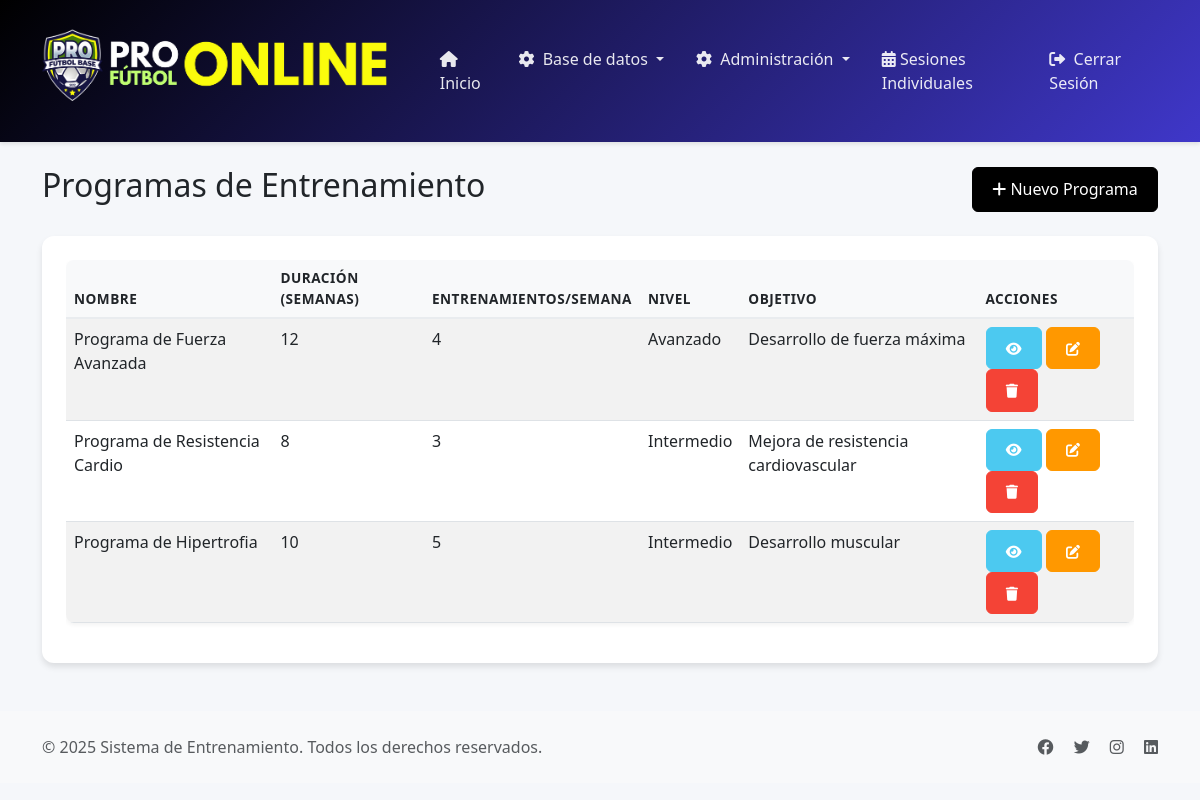
The page /programaciones (signed in) on the database its author committed.
### tables this page shows
CREATE TABLE `programaciones` (
  `id` int NOT NULL,
  `nombre` varchar(100) NOT NULL,
  `descripcion` text,
  `duracion_semanas` int NOT NULL,
  `entrenamientos_por_semana` int NOT NULL,
  `nivel` enum('principiante','intermedio','avanzado') NOT NULL,
  `objetivo` varchar(100) NOT NULL,
  `created_at` timestamp NULL DEFAULT CURRENT_TIMESTAMP,
  `updated_at` timestamp NULL DEFAULT CURRENT_TIMESTAMP ON UPDATE CURRENT_TIMESTAMP
);

### controllers/BaseController.php (called while the page is built, shortened)
<?php
class BaseController {
    protected function render($view, $data = []) {
        extract($data);
        $viewPath = __DIR__ . "/../views/{$view}.php";
        require_once $viewPath;
    }
}

### controllers/ProgramacionController.php (called while the page is built, shortened)
<?php
require_once 'BaseController.php';
require_once 'models/ProgramacionModel.php';
class ProgramacionController extends BaseController {
    private $programacionModel;
    public function __construct() {
        $this->programacionModel = new ProgramacionModel();
    }
    public function index() {
        $programaciones = $this->programacionModel->getAllProgramaciones();
        $this->render('programaciones/index', ['programaciones' => $programaciones]);
    }
}

### config/database.php (called while the page is built, shortened)
<?php
class Database {
    private static $instance = null;
    private $connection;
    private function __construct() {
        $host = 'localhost';
        $dbname = 'profutbolonline_qwb';
        $username = 'profutbolonline_asa';
        $password = '&}p^lgTkK9d~';
        try {
            $dsn = "mysql:host=$host;dbname=$dbname;charset=utf8mb4";
            $options = [
                PDO::ATTR_ERRMODE => PDO::ERRMODE_EXCEPTION,
                PDO::ATTR_DEFAULT_FETCH_MODE => PDO::FETCH_ASSOC,
                PDO::ATTR_EMULATE_PREPARES => false,
            ];
            $this->connection = new PDO($dsn, $username, $password, $options);
        } catch (PDOException $e) {
            die("Error de conexión a la base de datos: " . $e->getMessage());
        }
    }
    public static function getInstance() {
        if (self::$instance === null) {
            self::$instance = new self();
        }
        return self::$instance;
    }
    public function getConnection() {
        return $this->connection;
    }
}

### models/BaseModel.php (called while the page is built, shortened)
<?php
require_once __DIR__ . '/../config/database.php';
class BaseModel {
    public function __construct($table = null) {
        $this->db = Database::getInstance()->getConnection();
    }
}

### models/ProgramacionModel.php (called while the page is built, shortened)
<?php
require_once 'BaseModel.php';
class ProgramacionModel extends BaseModel {
    public function getAllProgramaciones() {
        $sql = "SELECT p.*,
                COUNT(DISTINCT pu.id) as total_usuarios,
                COUNT(DISTINCT ps.id) as total_semanas
                FROM programaciones p
                LEFT JOIN programacion_usuarios pu ON p.id = pu.programacion_id
                LEFT JOIN programacion_semanas ps ON p.id = ps.programacion_id
                GROUP BY p.id
                ORDER BY p.created_at DESC";
        $stmt = $this->db->prepare($sql);
        $stmt->execute();
        return $stmt->fetchAll(PDO::FETCH_ASSOC);
    }
}

### views/programaciones/index.php (the view)
<?php require_once 'views/layouts/header.php'; ?>
<div class="container mt-4">
    <div class="row">
        <div class="col-12">
            <div class="d-flex justify-content-between align-items-center mb-4">
                <h2>Programas de Entrenamiento</h2>
                <?php if ($_SESSION['user_role'] === 'admin'): ?>
                    <a href="/programaciones/crear" class="btn btn-primary">
                        <i class="fas fa-plus"></i> Nuevo Programa
                    </a>
                <?php endif; ?>
            </div>
        </div>
    </div>
    <div class="row">
        <div class="col-12">
            <div class="card">
                <div class="card-body">
                    <?php if (!empty($programaciones)): ?>
                        <div class="table-responsive">
                            <table class="table table-striped">
                                <thead>
                                    <tr>
                                        <th>Nombre</th>
                                        <th>Duración (semanas)</th>
                                        <th>Entrenamientos/semana</th>
                                        <th>Nivel</th>
                                        <th>Objetivo</th>
                                        <th>Acciones</th>
                                    </tr>
                                </thead>
                                <tbody>
                                    <?php foreach ($programaciones as $programacion): ?>
                                        <tr>
                                            <td><?php echo htmlspecialchars($programacion['nombre']); ?></td>
                                            <td><?php echo $programacion['duracion_semanas']; ?></td>
                                            <td><?php echo $programacion['entrenamientos_por_semana']; ?></td>
                                            <td><?php echo ucfirst($programacion['nivel']); ?></td>
                                            <td><?php echo htmlspecialchars($programacion['objetivo']); ?></td>
                                            <td>
                                                <a href="/programaciones/ver/<?php echo $programacion['id']; ?>"
                                                   class="btn btn-sm btn-info">
                                                    <i class="fas fa-eye"></i>
                                                </a>
                                                <?php if ($_SESSION['user_role'] === 'admin'): ?>
                                                    <a href="/programaciones/editar/<?php echo $programacion['id']; ?>"
                                                       class="btn btn-sm btn-warning">
                                                        <i class="fas fa-edit"></i>
                                                    </a>
                                                    <a href="/programaciones/eliminar/<?php echo $programacion['id']; ?>"
                                                       class="btn btn-sm btn-danger"
                                                       onclick="return confirm('¿Estás seguro de que deseas eliminar este programa?')">
                                                        <i class="fas fa-trash"></i>
                                                    </a>
                                                <?php endif; ?>
                                            </td>
                                        </tr>
                                    <?php endforeach; ?>
                                </tbody>
                            </table>
                        </div>
                    <?php else: ?>
                        <div class="alert alert-info">
                            No hay programas de entrenamiento registrados.
                        </div>
                    <?php endif; ?>
                </div>
            </div>
        </div>
    </div>
</div>
<?php require_once 'views/layouts/footer.php'; ?>

### views/layouts/header.php (style rules this page uses)
:root { --primary-color: #000000; --secondary-color: #3f37c9; --accent-color: #4cc9f0; --success-color: #4caf50; --warning-color: #ff9800; --danger-color: #f44336; --light-color: #f8f9fa; --dark-color: #212529; }
body { background-color: #f5f7fa; font-family: 'Segoe UI', system-ui, -apple-system, sans-serif; }
.btn { padding: 0.6rem 1.2rem; font-weight: 500; border-radius: 6px; transition: all 0.3s ease; }
.btn-primary { background-color: var(--primary-color); border-color: var(--primary-color); }
.btn-warning { background-color: var(--warning-color); border-color: var(--warning-color); color: white; }
.btn-danger { background-color: var(--danger-color); border-color: var(--danger-color); }
.btn-info { background-color: var(--accent-color); border-color: var(--accent-color); color: white; }
.table { border-radius: 8px; overflow: hidden; box-shadow: 0 2px 4px rgba(0,0,0,0.05); }
.table thead th { background-color: var(--light-color); border-bottom: 2px solid #e9ecef; font-weight: 600; text-transform: uppercase; font-size: 0.85rem; letter-spacing: 0.5px; }
.card { border: none; border-radius: 12px; box-shadow: 0 4px 6px rgba(0,0,0,0.1); transition: all 0.3s ease; }
.card-body { padding: 1.5rem; }

### rows shown on the page
programaciones: nombre "Programa de Fuerza Avanzada", duracion_semanas "12", entrenamientos_por_semana "4", nivel "Avanzado", objetivo "Desarrollo de fuerza máxima"
programaciones: nombre "Programa de Resistencia Cardio", duracion_semanas "8", entrenamientos_por_semana "3", nivel "Intermedio", objetivo "Mejora de resistencia cardiovascular"
programaciones: nombre "Programa de Hipertrofia", duracion_semanas "10", entrenamientos_por_semana "5", nivel "Intermedio", objetivo "Desarrollo muscular"
